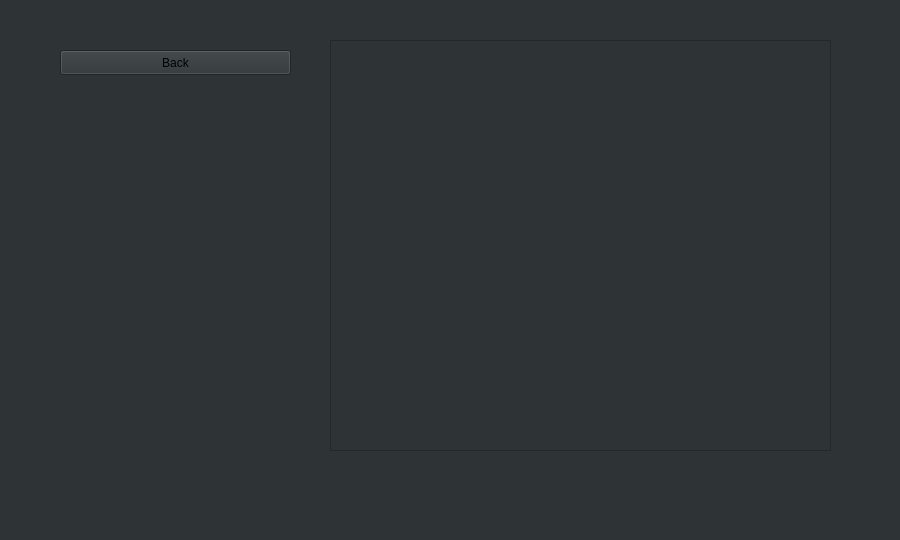
<?xml version="1.0" encoding="UTF-8"?>
<ui version="4.0">
 <class>reg_customers_window</class>
 <widget class="QWidget" name="reg_customers_window">
  <property name="geometry">
   <rect>
    <x>0</x>
    <y>0</y>
    <width>900</width>
    <height>540</height>
   </rect>
  </property>
  <property name="windowTitle">
   <string>reg_customers_window</string>
  </property>
  <property name="styleSheet">
   <string notr="true">background-color: rgb(46, 52, 54)</string>
  </property>
  <widget class="QTableView" name="tableView">
   <property name="geometry">
    <rect>
     <x>330</x>
     <y>40</y>
     <width>501</width>
     <height>411</height>
    </rect>
   </property>
   <property name="styleSheet">
    <string notr="true">QHeaderView::section{
background-color: rgb(186, 189, 182)
}</string>
   </property>
   <property name="showGrid">
    <bool>true</bool>
   </property>
  </widget>
  <widget class="QPushButton" name="pushButton">
   <property name="geometry">
    <rect>
     <x>60</x>
     <y>50</y>
     <width>231</width>
     <height>25</height>
    </rect>
   </property>
   <property name="text">
    <string>Back</string>
   </property>
  </widget>
 </widget>
 <resources/>
 <connections>
  <connection>
   <sender>pushButton</sender>
   <signal>clicked()</signal>
   <receiver>reg_customers_window</receiver>
   <slot>back()</slot>
   <hints>
    <hint type="sourcelabel">
     <x>95</x>
     <y>71</y>
    </hint>
    <hint type="destinationlabel">
     <x>144</x>
     <y>94</y>
    </hint>
   </hints>
  </connection>
 </connections>
 <slots>
  <slot>back()</slot>
 </slots>
</ui>
